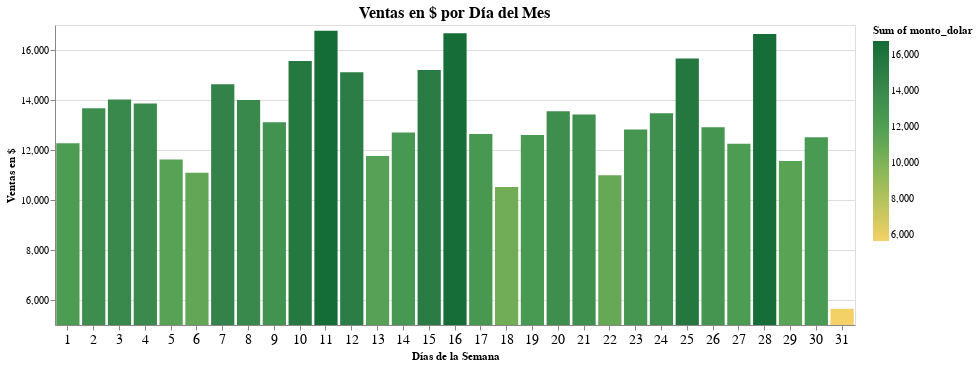

This figure's notebook cell:
### Code cell
barras = alt.Chart(df_ventas_dol).mark_bar().encode(
                x=alt.X('dia_mes:O', title='Días de la Semana', axis = alt.Axis(labelAngle=0, labelFontSize=14)),
                y=alt.Y('sum(monto_dolar):Q', title = 'Ventas en $', scale=alt.Scale(zero=False), 
                  axis = alt.Axis(grid=True, titleAnchor='middle', titleAngle = 270, labelFontSize=10)),
                color=alt.Color(
                    'sum(monto_dolar):Q', scale=alt.Scale(scheme='goldgreen')),
                tooltip=[
                    alt.Tooltip('dia_mes:O', title='Día'),
                    alt.Tooltip('sum(monto_dolar):Q', title='Ventas en $')],
                ).properties(title='Ventas en $ por Día del Mes',
                             width=800, 
                             height=300
                ).configure_title(
                    fontSize = 16,
                    anchor = 'middle',
                ).interactive()
barras

### Figure 1 — Vega-Lite specification as saved in the notebook (floating-point values rounded to 4 significant figures; data arrays with more than 128 entries replaced by an {"elided": "..."} marker saying what was removed)
{"config": {"view": {"continuousWidth": 400, "continuousHeight": 300}, "title": {"anchor": "middle", "fontSize": 16}}, "data": {"name": "data-517bf2707b161cc189731c43b0364c06"}, "mark": "bar", "encoding": {"color": {"aggregate": "sum", "field": "monto_dolar", "scale": {"scheme": "goldgreen"}, "type": "quantitative"}, "tooltip": [{"field": "dia_mes", "title": "Día", "type": "ordinal"}, {"aggregate": "sum", "field": "monto_dolar", "title": "Ventas en $", "type": "quantitative"}], "x": {"axis": {"labelAngle": 0, "labelFontSize": 14}, "field": "dia_mes", "title": "Días de la Semana", "type": "ordinal"}, "y": {"aggregate": "sum", "axis": {"grid": true, "labelFontSize": 10, "titleAnchor": "middle", "titleAngle": 270}, "field": "monto_dolar", "scale": {"zero": false}, "title": "Ventas en $", "type": "quantitative"}}, "height": 300, "selection": {"selector005": {"type": "interval", "bind": "scales", "encodings": ["x", "y"]}}, "title": "Ventas en $ por Día del Mes", "width": 800, "$schema": "https://vega.github.io/schema/vega-lite/v4.17.0.json", "datasets": {"data-517bf2707b161cc189731c43b0364c06": {"elided": "602 records"}}}
